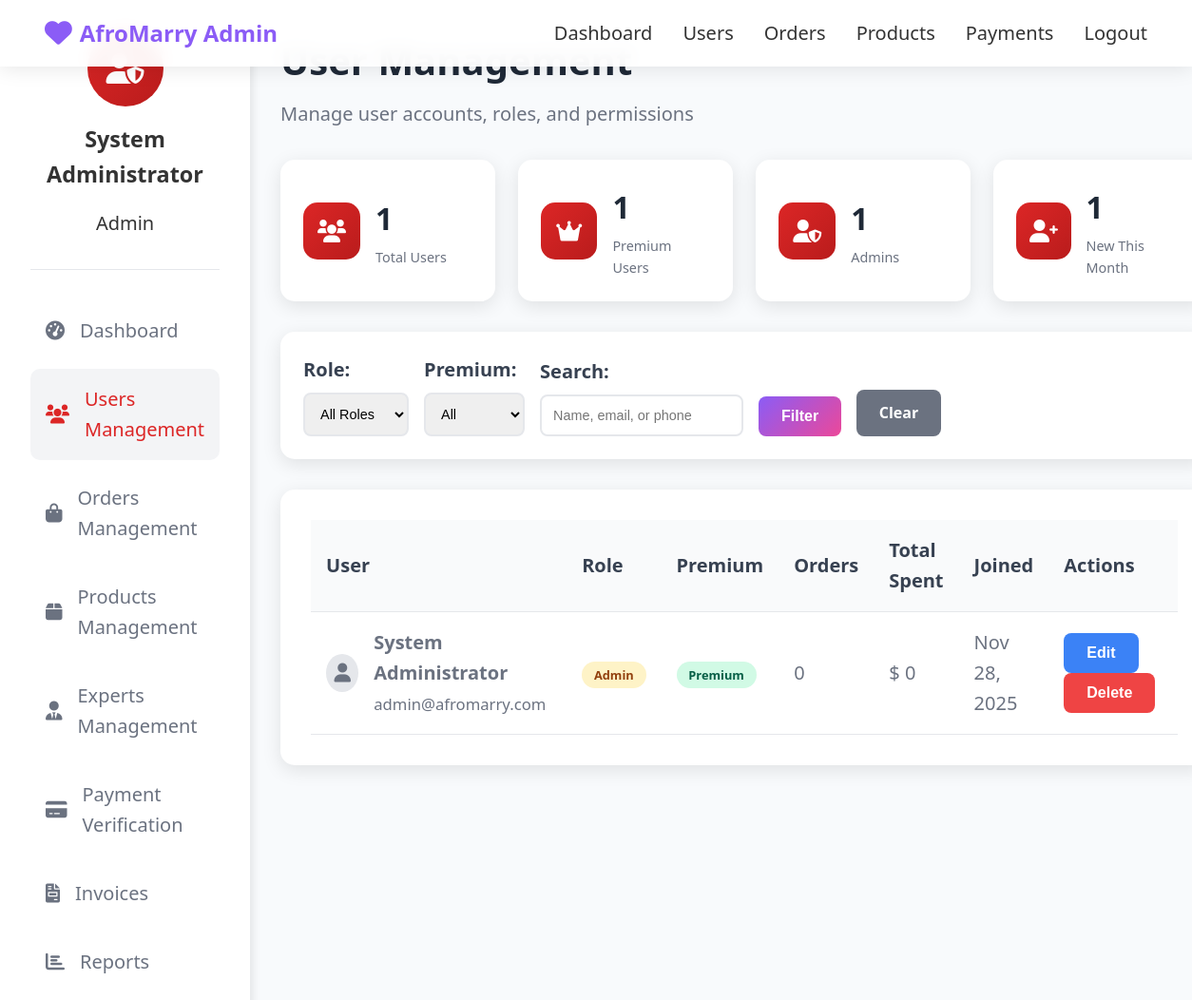
The page /admin/users.php (signed in) on the database its author committed.
### tables this page shows
CREATE TABLE users (
    id INT AUTO_INCREMENT PRIMARY KEY,
    full_name VARCHAR(255) NOT NULL,
    email VARCHAR(255) UNIQUE NOT NULL,
    password VARCHAR(255) NOT NULL,
    phone VARCHAR(20),
    role ENUM('customer', 'admin') DEFAULT 'customer',
    is_verified BOOLEAN DEFAULT FALSE,
    is_premium BOOLEAN DEFAULT FALSE,
    premium_expires_at TIMESTAMP NULL,
    created_at TIMESTAMP DEFAULT CURRENT_TIMESTAMP,
    updated_at TIMESTAMP DEFAULT CURRENT_TIMESTAMP ON UPDATE CURRENT_TIMESTAMP
);

### config/database.php (called while the page is built, shortened)
<?php
function isLoggedIn() {
    return isset($_SESSION['user_id']);
}
function getCurrentUser() {
    if (isLoggedIn()) {
        return $_SESSION['user'];
    }
    return null;
}
?>

### admin/users.php (the view, shortened to what this page needs)
<?php
require_once '../config/database.php';
$user = getCurrentUser();
$database = new Database();
$db = $database->getConnection();
$role = $_GET['role'] ?? 'all';
$premium = $_GET['premium'] ?? 'all';
$search = $_GET['search'] ?? '';
$where_conditions = [];
$params = [];
$where_clause = !empty($where_conditions) ? 'WHERE ' . implode(' AND ', $where_conditions) : '';
$query = "SELECT u.*,
                 COUNT(DISTINCT o.id) as order_count,
                 COALESCE(SUM(o.total_amount), 0) as total_spent
          FROM users u
          LEFT JOIN orders o ON u.id = o.user_id AND o.status = 'paid'
          $where_clause
          GROUP BY u.id
          ORDER BY u.created_at DESC";
$stmt = $db->prepare($query);
$stmt->execute($params);
$users = $stmt->fetchAll();
$stats = [];
$query = "SELECT COUNT(*) as count FROM users";
$stmt = $db->prepare($query);
$stmt->execute();
$stats['total'] = $stmt->fetch()['count'];
$query = "SELECT COUNT(*) as count FROM users WHERE is_premium = TRUE";
$stmt = $db->prepare($query);
$stmt->execute();
$stats['premium'] = $stmt->fetch()['count'];
$query = "SELECT COUNT(*) as count FROM users WHERE role = 'admin'";
$stmt = $db->prepare($query);
$stmt->execute();
$stats['admins'] = $stmt->fetch()['count'];
$query = "SELECT COUNT(*) as count FROM users WHERE created_at >= DATE_SUB(NOW(), INTERVAL 30 DAY)";
$stmt = $db->prepare($query);
$stmt->execute();
$stats['new_users'] = $stmt->fetch()['count'];
?>
<!DOCTYPE html>
<html lang="en">
<head>
    <link rel="stylesheet" href="../assets/css/style.css">
    <link href="https://cdnjs.cloudflare.com/ajax/libs/font-awesome/6.0.0/css/all.min.css" rel="stylesheet">
</head>
<body>
    <nav class="navbar">
        <div class="nav-container">
            <div class="nav-logo">
                <a href="../index.php">
                    <i class="fas fa-heart"></i>
                    <span>AfroMarry Admin</span>
                </a>
            </div>
            <div class="nav-menu">
                <a href="dashboard.php" class="nav-link">Dashboard</a>
                <a href="users.php" class="nav-link active">Users</a>
                <a href="orders.php" class="nav-link">Orders</a>
                <a href="products.php" class="nav-link">Products</a>
                <a href="payments.php" class="nav-link">Payments</a>
                <a href="../auth/logout.php" class="nav-link">Logout</a>
            </div>
        </div>
    </nav>
    <div class="admin-container">
        <div class="admin-sidebar">
            <div class="admin-profile">
                <div class="profile-avatar">
                    <i class="fas fa-user-shield"></i>
                </div>
                <h3><?php echo $user['full_name']; ?></h3>
                <p><?php echo ucfirst($user['role']); ?></p>
            </div>
            <nav class="admin-nav">
                <a href="dashboard.php" class="nav-item">
                    <i class="fas fa-tachometer-alt"></i>
                    Dashboard
                </a>
                <a href="users.php" class="nav-item active">
                    <i class="fas fa-users"></i>
                    Users Management
                </a>
                <a href="orders.php" class="nav-item">
                    <i class="fas fa-shopping-bag"></i>
                    Orders Management
                </a>
                <a href="products.php" class="nav-item">
                    <i class="fas fa-box"></i>
                    Products Management
                </a>
                <a href="experts.php" class="nav-item">
                    <i class="fas fa-user-tie"></i>
                    Experts Management
                </a>
                <a href="payments.php" class="nav-item">
                    <i class="fas fa-credit-card"></i>
                    Payment Verification
                </a>
                <a href="invoices.php" class="nav-item">
                    <i class="fas fa-file-invoice"></i>
                    Invoices
                </a>
                <a href="reports.php" class="nav-item">
                    <i class="fas fa-chart-bar"></i>
                    Reports
                </a>
            </nav>
        </div>
        <div class="admin-content">
            <div class="admin-header">
                <h1>User Management</h1>
                <p>Manage user accounts, roles, and permissions</p>
            </div>
            <div class="stats-grid">
                <div class="stat-card">
                    <div class="stat-icon">
                        <i class="fas fa-users"></i>
                    </div>
                    <div class="stat-content">
                        <h3><?php echo $stats['total']; ?></h3>
                        <p>Total Users</p>
                    </div>
                </div>
                <div class="stat-card">
                    <div class="stat-icon">
                        <i class="fas fa-crown"></i>
                    </div>
                    <div class="stat-content">
                        <h3><?php echo $stats['premium']; ?></h3>
                        <p>Premium Users</p>
                    </div>
                </div>
                <div class="stat-card">
                    <div class="stat-icon">
                        <i class="fas fa-user-shield"></i>
                    </div>
                    <div class="stat-content">
                        <h3><?php echo $stats['admins']; ?></h3>
                        <p>Admins</p>
                    </div>
                </div>
                <div class="stat-card">
                    <div class="stat-icon">
                        <i class="fas fa-user-plus"></i>
                    </div>
                    <div class="stat-content">
                        <h3><?php echo $stats['new_users']; ?></h3>
                        <p>New This Month</p>
                    </div>
                </div>
            </div>
            <div class="filters-section">
                <form method="GET" class="filters-form">
                    <div class="filter-group">
                        <label for="role">Role:</label>
                        <select name="role" id="role">
                            <option value="all" <?php echo $role === 'all' ? 'selected' : ''; ?>>All Roles</option>
                        </select>
                    </div>
                    <div class="filter-group">
                        <label for="premium">Premium:</label>
                        <select name="premium" id="premium">
                            <option value="all" <?php echo $premium === 'all' ? 'selected' : ''; ?>>All</option>
                        </select>
                    </div>
                    <div class="filter-group">
                        <label for="search">Search:</label>
                        <input type="text" name="search" id="search" value="<?php echo htmlspecialchars($search); ?>"
                               placeholder="Name, email, or phone">
                    </div>
                    <button type="submit" class="btn-primary">Filter</button>
                    <a href="users.php" class="btn-secondary">Clear</a>
                </form>
            </div>
            <div class="admin-section">
                <div class="table-container">
                    <table class="admin-table">
                        <thead>
                            <tr>
                                <th>User</th>
                                <th>Role</th>
                                <th>Premium</th>
                                <th>Orders</th>
                                <th>Total Spent</th>
                                <th>Joined</th>
                                <th>Actions</th>
                            </tr>
                        </thead>
                        <tbody>
                            <?php foreach ($users as $user_data): ?>
                            <tr>
                                <td>
                                    <div class="user-info">
                                        <div class="user-avatar">
                                            <i class="fas fa-user"></i>
                                        </div>
                                        <div>
                                            <strong><?php echo $user_data['full_name']; ?></strong>
                                            <br>
                                            <small><?php echo $user_data['email']; ?></small>
                                            <br>
                                        </div>
                                    </div>
                                </td>
                                <td>
                                    <span class="role-badge <?php echo $user_data['role']; ?>">
                                        <?php echo ucfirst($user_data['role']); ?>
                                    </span>
                                </td>
                                <td>
                                    <?php if ($user_data['is_premium']): ?>
                                        <span class="premium-badge">Premium</span>
                                    <?php else: ?>
                                        <span class="free-badge">Free</span>
                                    <?php endif; ?>
                                </td>
                                <td><?php echo $user_data['order_count']; ?></td>
                                <td>$ <?php echo number_format($user_data['total_spent']); ?></td>
                                <td><?php echo date('M j, Y', strtotime($user_data['created_at'])); ?></td>
                                <td>
                                    <button class="btn-small btn-primary" onclick="editUser(<?php echo $user_data['id']; ?>)">
                                        Edit
                                    </button>
                                    <button class="btn-small btn-danger" onclick="deleteUser(<?php echo $user_data['id']; ?>)" <?php echo ($user_data['role'] === 'admin' && $user_data['id'] == $user['id']) ? 'disabled title="Cannot delete your own account"' : ''; ?>>
                                        Delete
                                    </button>
                                </td>
                            </tr>
                            <?php endforeach; ?>
                        </tbody>
                    </table>
                </div>
            </div>
        </div>
    </div>
</body>
</html>

### assets/css/style.css (style rules this page uses)
* { margin: 0; padding: 0; box-sizing: border-box; }
body { font-family: 'Segoe UI', Tahoma, Geneva, Verdana, sans-serif; line-height: 1.6; color: #333; background-color: #fff; }
h1, h2, h3, h4, h5, h6 { font-weight: 700; margin-bottom: 1rem; }
.btn-primary { background: linear-gradient(135deg, #8B5CF6, #EC4899); color: white; border: none; padding: 12px 24px; border-radius: 50px; font-weight: 600; cursor: pointer; transition: all 0.3s ease; text-decoration: none; display: inline-block; text-align: center; }
.btn-secondary { background: rgba(255, 255, 255, 0.1); color: white; border: 2px solid rgba(255, 255, 255, 0.3); padding: 12px 24px; border-radius: 50px; font-weight: 600; cursor: pointer; transition: all 0.3s ease; text-decoration: none; display: inline-block; text-align: center; backdrop-filter: blur(10px); }
.navbar { position: fixed; top: 0; width: 100%; background: rgba(255, 255, 255, 0.95); backdrop-filter: blur(10px); z-index: 1000; padding: 1rem 0; box-shadow: 0 2px 20px rgba(0, 0, 0, 0.1); }
.nav-container { max-width: 1200px; margin: 0 auto; padding: 0 20px; display: flex; justify-content: space-between; align-items: center; }
.nav-logo a { display: flex; align-items: center; text-decoration: none; color: #8B5CF6; font-size: 1.5rem; font-weight: 700; }
.nav-logo i { margin-right: 0.5rem; font-size: 1.8rem; }
.nav-menu { display: flex; align-items: center; gap: 2rem; }
.nav-link { text-decoration: none; color: #333; font-weight: 500; transition: color 0.3s ease; position: relative; }
@media (min-width: 1201px) { body { font-size: 20px; } }

### rows shown on the page
users: full_name "System Administrator", role "Admin", email "admin@afromarry.com", is_premium "Premium", order_count "0", total_spent "0", created_at "Nov 28, 2025"

### other values the page prints
$stats['total'] "1"
$stats['premium'] "1"
$stats['admins'] "1"
$stats['new_users'] "1"
